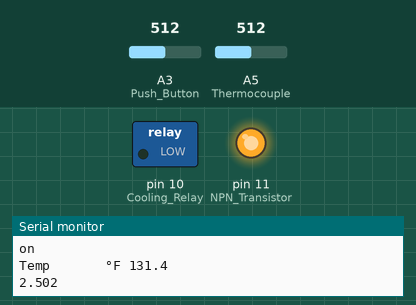
A sketch run on a simulated Arduino Uno, built with avr-gcc and run on an emulated ATmega328P. On the bench: switched loads named in the sketch (green lamp = pin HIGH), output pins drawn as LEDs (lit = HIGH), the last lines printed to the serial monitor. The test bench sets the inputs (shaded band); at power-on: A3 (Push_Button) = 512, A5 (Thermocouple) = 512.

Above: at 1.8 s.
1.9 s: A3 (Push_Button) set to 306
At 3.3 s:
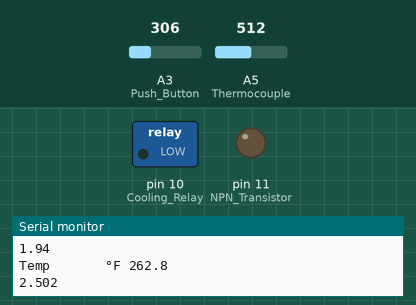
Timing chart, 0 to 4.9 s (numbered marks = the images above; inputs shaded):
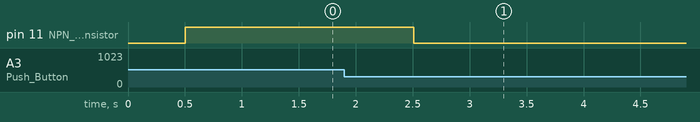

The sketch:

Brewing_code7.ino
```cpp
/* Created By
   Daniel Barzycki
   Jed Bowen
   RIley Johns

   All you have to change is the mash time boiling time
   mash temp boiling temp and cooling temp
 */
double Mash_Time = 45;        // sets the mash time to "x" minutes
double Boiling_Time = 45;      // sets the boiling time to "x" minutes
double Mash_Temp = 150;        // Mash Temperature in °F
double Boiling_Temp = 193.2;    // Boiling temperature in °F
double Cooling_Temp = 88;     // Final Temperature in °F
double Cooling_Time = 30;     // Cooling time

// Do not touch the rest of this code

float Thermocouple = A5;    // thermocouple input pin
float Thermo = 0;
float temperature;
float tempf = 0;
float voltage = 0;
int Time = 500;    // sets the time delay to 0.5 second
unsigned long currentMillis = 0;
unsigned long startMillis;
float Push_Button = A3;
float push_button = 0;
float push_button_v = 0;
const int NPN_Transistor = 11;
const int Cooling_Relay = 10;
int x = 0;
const int numReadings = 10;
int readings[numReadings];
int readIndex = 0;
float total = 0;
float average = 0;

void setup()
{
   pinMode(Cooling_Relay, OUTPUT);     // sets the Cooling Relay pin as an output
   pinMode(NPN_Transistor,OUTPUT);    // set the NPN pin as an output
   Serial.begin(9600);   // sets the baud rate to 9600 the higher the number the faster it updates
   startMillis = millis();    // starts the timer
   for (int thisReading = 0; thisReading < numReadings; thisReading++){
      readings[thisReading] = 0;
   }
}

void loop(){

       push_button = analogRead(Push_Button);
       push_button_v = ((push_button*6.5)/1024);
       Serial.println(push_button_v);


       Thermo = analogRead(Thermocouple);
       voltage = ((Thermo*5)/1023);
       temperature = (voltage-1.25)/0.005;
       tempf = (temperature*1.8)+32 - (-391.55*voltage + 804.95);
       total = total - readings[readIndex];
       readings[readIndex] = tempf;
       total = total + readings[readIndex];
       readIndex = readIndex +1;
       if (readIndex >= numReadings) {
        readIndex = 0;
       }
       average = total / numReadings;
       Serial.print("Temp       °F ");
       Serial.println(average, 1);
       Serial.println(voltage, 3);

       delay (Time);

  if (push_button_v >= 2.02){
      Serial.println("on");

      while (x < 1){
        currentMillis = millis();
        Serial.println(currentMillis);
        x++;
      }

      if (millis() < ((Mash_Time*60*1000)+ currentMillis)){   // Mashing Time and temperature control loop

       Serial.print("Temp       °F ");
       Serial.println(average, 1);
       Serial.println(voltage, 3);

          if (average < (Mash_Temp - 0.35)){

            digitalWrite(NPN_Transistor, HIGH);
          }

          if (average > (Mash_Temp -0.2 )){

            digitalWrite(NPN_Transistor, LOW);
          }
    }

    if (millis() > ((Mash_Time*60*1000)+ currentMillis) && millis() < (Mash_Time*60*1000)+ currentMillis + (Boiling_Time*60*1000)){   // Boiling time and temperature control loop

       Serial.print("Temp       °F ");
       Serial.println(average, 1);

          if (average < (Boiling_Temp - .1)){

            digitalWrite(NPN_Transistor, HIGH);
          }

          if (average > (Boiling_Temp -0.05 )){

            digitalWrite(NPN_Transistor, LOW);
          }
    }

    if ((millis() > (((Mash_Time*60*1000)+ currentMillis + (Boiling_Time*60*1000)))) && millis() < ((Mash_Time*60*1000)+ currentMillis + (Boiling_Time*60*1000)+ Cooling_Time*60*1000)){   // Cooling time and temperature control loop

       Serial.print("Temp       °F ");
       Serial.println(average, 1);

          if (average > (Cooling_Temp + 2)){

            digitalWrite(NPN_Transistor, LOW);
            digitalWrite(Cooling_Relay, HIGH);
            Serial.print("Cooling coil on");
          }

          if (average < (Cooling_Temp - 2 )){

            digitalWrite(Cooling_Relay, LOW);
            Serial.print("Cooling Coil off");
            Serial.println(average , 1);
          }
    }
  }
  if (push_button_v <2.02){

    Serial.println("off");
    digitalWrite(NPN_Transistor, LOW);
    digitalWrite(Cooling_Relay, LOW);
    Serial.println(average , 1);
  }

 delay(Time);

}
```
